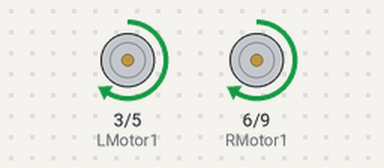
A sketch run on a simulated Arduino Uno, built with avr-gcc and run on an emulated ATmega328P. Shown: motor-driver pin pairs drawn as motors (green arrow = first pin HIGH = forward, orange = second pin HIGH = backward, longer = more drive).

Above: at 0.5 s.
At 1.5 s:
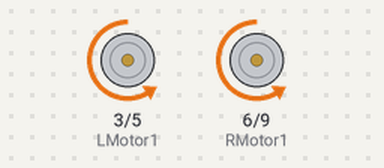
Timing chart, 0 to 5.2 s (numbered marks = the images above):
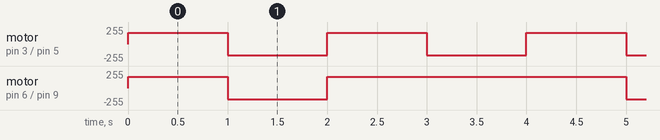

The sketch:

8_ARD.ino
```cpp
int LMotor1=3;
int LMotor2=5;
int RMotor1=6;
int RMotor2=9;

void setup() {
  pinMode(LMotor1,OUTPUT);
  pinMode(LMotor2,OUTPUT);
  pinMode(RMotor1,OUTPUT);
  pinMode(RMotor2,OUTPUT);
}

void loop() {
  //Forward
  analogWrite(LMotor1,170);
  analogWrite(LMotor2,0);
  analogWrite(RMotor1,170);
  analogWrite(RMotor2,0);
delay(1000);
  //  Backword
  analogWrite(LMotor1,0);
  analogWrite(LMotor2,170);
  analogWrite(RMotor1,0);
  analogWrite(RMotor2,170);
 delay(1000);
  // Right
  analogWrite(LMotor1,170);
  analogWrite(LMotor2,0);
  analogWrite(RMotor1,170);
  analogWrite(RMotor2,0);
 delay(1000);
  // Left
  analogWrite(LMotor1,0);
  analogWrite(LMotor2,170);
  analogWrite(RMotor1,170);
  analogWrite(RMotor2,0);
 delay(1000);
}
```

Measured:
- by itself, motor on pin 3 (LMotor1) / pin 5 (LMotor2): alternates forward 170/255 for 1.0 s and backward 170/255 for 1.0 s
- by itself, motor on pin 6 (RMotor1) / pin 9 (RMotor2): repeats every 4.0 s: backward 170/255 1.0 s, forward 170/255 3.0 s
